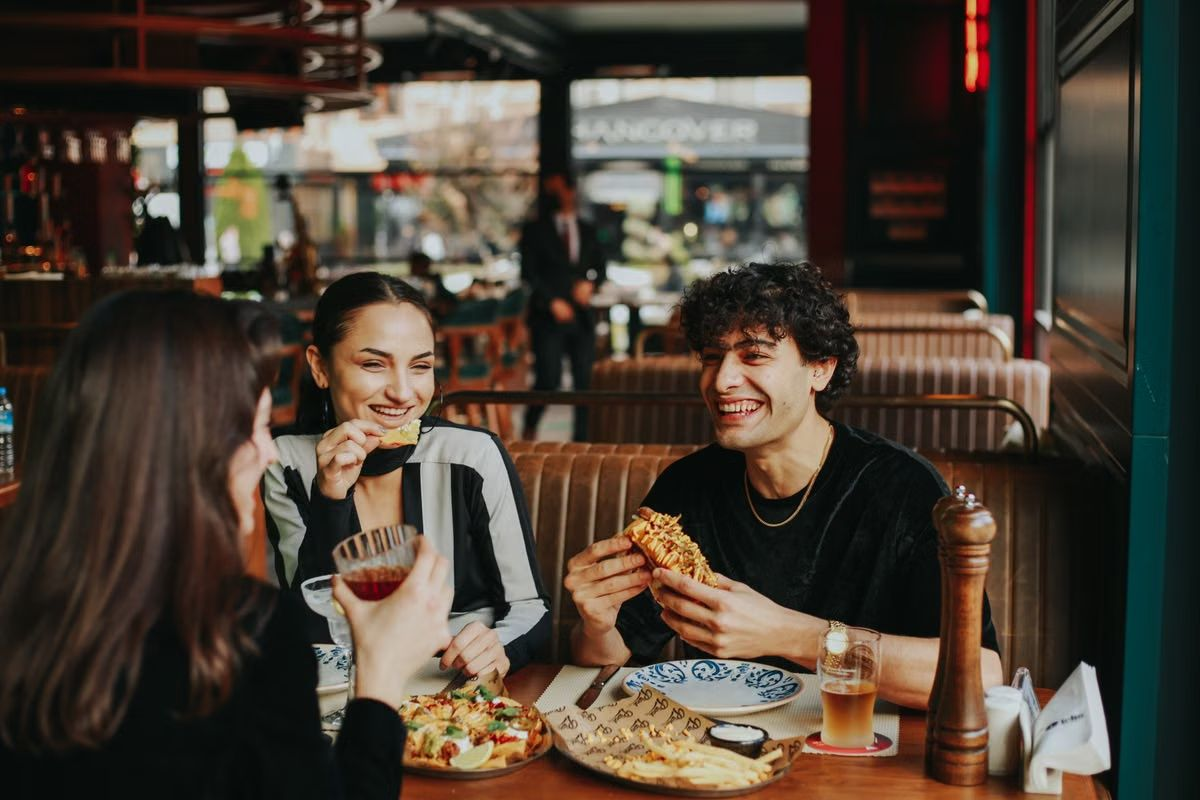
#> input picture docs/entrega/fotos/cenas.jpg, 1200 x 800 px, found by its file name
$ python cocer-foto.py
#> lines starting #> are read from the running program, lines starting #| are printed output that depends on the picture
"""
Cuece el filtro de marca en una foto, para la app.

La regla de las fotos (public/fotos/CREDITOS.md) es guardarlas al natural y
que el filtro lo aplique quien las pinta. React Native no tiene filtros CSS
fiables en iOS y Android, así que la app entra en la misma excepción que el
correo: una versión DERIVADA, generada desde la natural. No se edita a mano:
si cambia el token, se vuelve a correr esto.

Las matrices son las de la especificación de CSS Filter Effects, aplicadas en
el mismo orden que el `filter:` de la web, sobre sRGB como hacen los
navegadores con las funciones abreviadas.

    python3 scripts/cocer-foto.py
"""
import numpy as np
from PIL import Image

# El hero de la portada web (Landing v4): su filtro exacto.
HERO = [("grayscale", 0.3), ("contrast", 1.14), ("saturate", 0.62), ("brightness", 0.66)]
# El token de marca (Sistema v3): el de las demás fotos, p. ej. la de Entrar.
MARCA = [("grayscale", 0.24), ("contrast", 1.16), ("saturate", 0.74), ("brightness", 0.9)]
# Las polaroids de la agenda (Mi cuenta) cuando NO están elegidas: más
# apagadas, para que la elegida se note. Mismo orden que la web.
APAGADA = [("grayscale", 0.85), ("contrast", 1.16), ("saturate", 0.3), ("brightness", 0.9)]


def matriz(nombre, v):
    if nombre == "grayscale":
        a = 1 - v
        return np.array([
            [0.2126 + 0.7874 * a, 0.7152 - 0.7152 * a, 0.0722 - 0.0722 * a],
            [0.2126 - 0.2126 * a, 0.7152 + 0.2848 * a, 0.0722 - 0.0722 * a],
            [0.2126 - 0.2126 * a, 0.7152 - 0.7152 * a, 0.0722 + 0.9278 * a],
        ]), 0.0
    if nombre == "saturate":
        s = v
        return np.array([
            [0.213 + 0.787 * s, 0.715 - 0.715 * s, 0.072 - 0.072 * s],
            [0.213 - 0.213 * s, 0.715 + 0.285 * s, 0.072 - 0.072 * s],
            [0.213 - 0.213 * s, 0.715 - 0.715 * s, 0.072 + 0.928 * s],
        ]), 0.0
    if nombre == "contrast":
        return np.eye(3) * v, 0.5 - 0.5 * v
    if nombre == "brightness":
        return np.eye(3) * v, 0.0
    raise ValueError(nombre)


def cocer(origen, destino, filtro, ancho=1200, cuadrada=False):
#> called with origen = '../public/fotos/cenas.jpg', destino = 'assets/fotos/portada.jpg', ancho = 1200, cuadrada = False
    im = Image.open(origen).convert("RGB")
#> im is the input picture: PIL image 1200x800 RGB; mean R, G, B 75.8, 65, 54
    if cuadrada:
        lado = min(im.width, im.height)
        x, y = (im.width - lado) // 2, (im.height - lado) // 2
        im = im.crop((x, y, x + lado, y + lado))
    if im.width > ancho:
        im = im.resize((ancho, round(im.height * ancho / im.width)), Image.LANCZOS)
    px = np.asarray(im, dtype=np.float64) / 255.0
    for nombre, v in filtro:
        m, desplazamiento = matriz(nombre, v)
        px = np.clip(px @ m.T + desplazamiento, 0.0, 1.0)
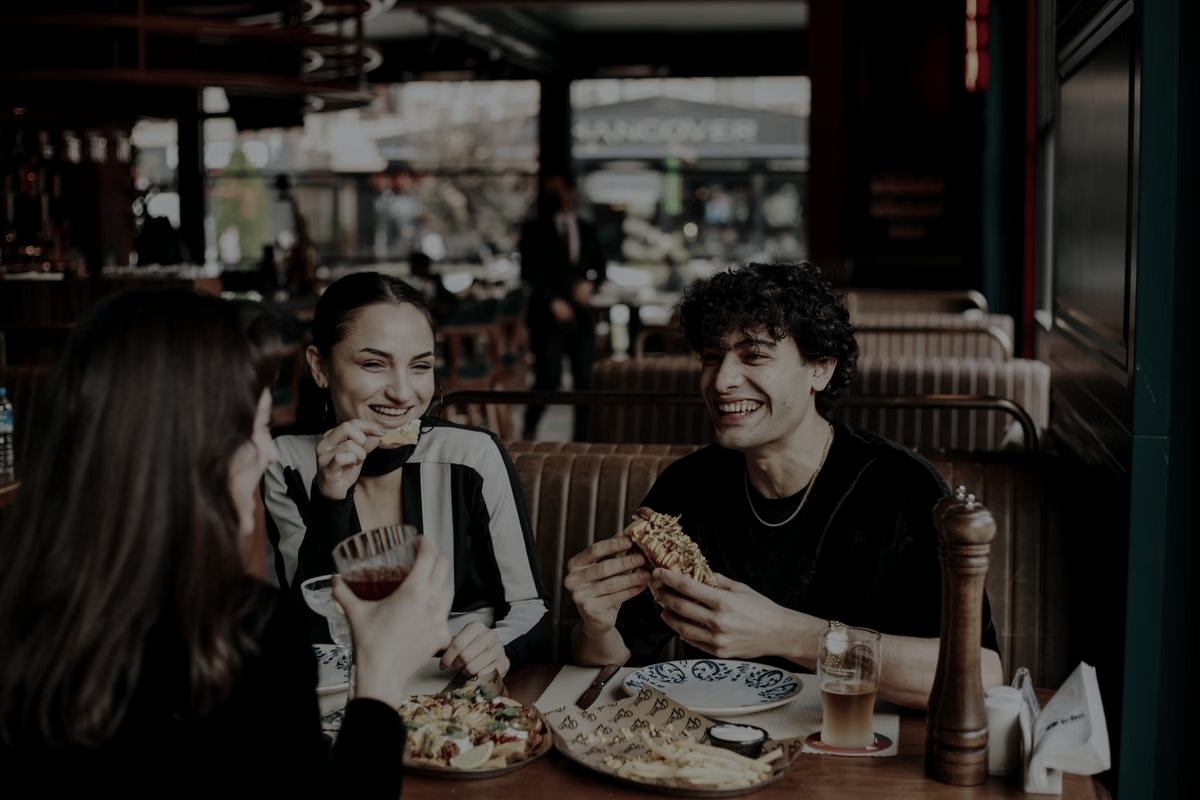
#> px: shape (800, 1200, 3) float64; mean R, G, B 0.164, 0.15, 0.136
    Image.fromarray((px * 255 + 0.5).astype(np.uint8)).save(destino, quality=84, optimize=True, progressive=True)


if __name__ == "__main__":
    cocer("../public/fotos/cenas.jpg", "assets/fotos/portada.jpg", HERO)
    cocer("../public/fotos/cenas.jpg", "assets/fotos/entrar.jpg", MARCA)
#> call 2 of cocer, with origen = '../public/fotos/cenas.jpg', destino = 'assets/fotos/entrar.jpg', ancho = 1200, cuadrada = False
#> after the loop in cocer (call 2), `for nombre, v in filtro:`:
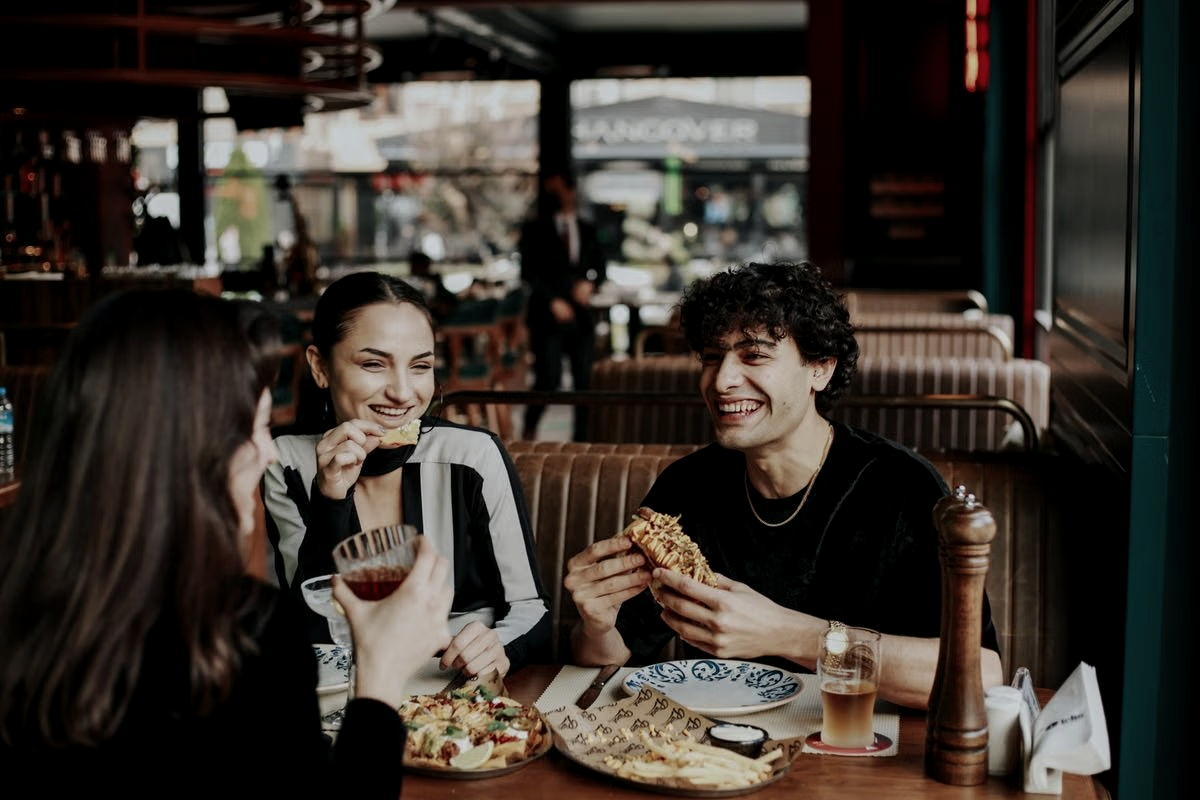
#> px: shape (800, 1200, 3) float64; mean R, G, B 0.227, 0.201, 0.177
    # Las polaroids: cuadradas (la web las pinta con aspect-ratio 1 y
    # cover centrado), en las dos versiones.
    for f in ("cenas", "drinks", "movimiento", "coffee"):
        cocer(f"../public/fotos/{f}.jpg", f"assets/fotos/filtro-{f}.jpg", MARCA, ancho=360, cuadrada=True)
#> call 3 of cocer, with origen = '../public/fotos/cenas.jpg', destino = 'assets/fotos/filtro-cenas.jpg', ancho = 360, cuadrada = True
#> in cocer (call 3), `im = im.crop((x, y, x + lado, y + lado))`:
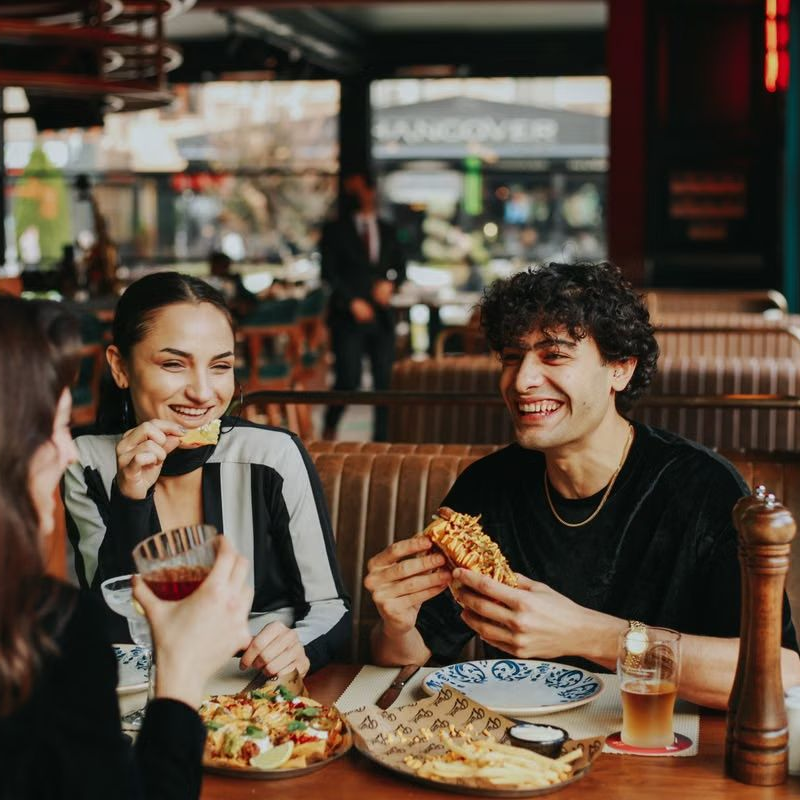
#> im: PIL image 800x800 RGB; mean R, G, B 91.8, 76.6, 62.9
#> the loop in cocer (call 3), `for nombre, v in filtro:` made 4 passes
#> pass 1, in cocer (call 3), `px = np.clip(px @ m.T + desplazamiento, 0.0, 1.0)`:
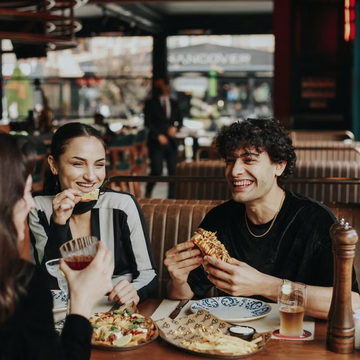
#> px: shape (360, 360, 3) float64; mean R, G, B 0.348, 0.302, 0.262
#> after the loop in cocer (call 3), `for nombre, v in filtro:`:
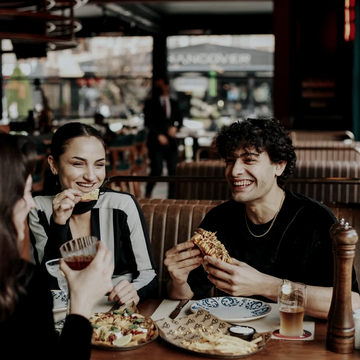
#> px: shape (360, 360, 3) float64; mean R, G, B 0.286, 0.249, 0.219
        cocer(f"../public/fotos/{f}.jpg", f"assets/fotos/filtro-{f}-apagada.jpg", APAGADA, ancho=360, cuadrada=True)
#> call 4 of cocer, with origen = '../public/fotos/cenas.jpg', destino = 'assets/fotos/filtro-cenas-apagada.jpg', ancho = 360, cuadrada = True
#> the loop in cocer (call 4), `for nombre, v in filtro:` made 4 passes
#> pass 1, in cocer (call 4), `px = np.clip(px @ m.T + desplazamiento, 0.0, 1.0)`:
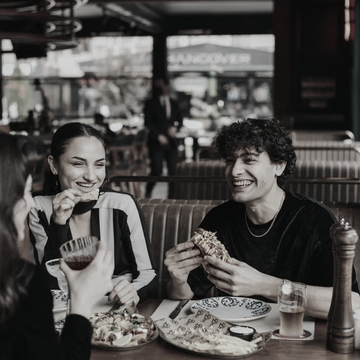
#> px: shape (360, 360, 3) float64; mean R, G, B 0.317, 0.308, 0.3
#> after the loop in cocer (call 4), `for nombre, v in filtro:`:
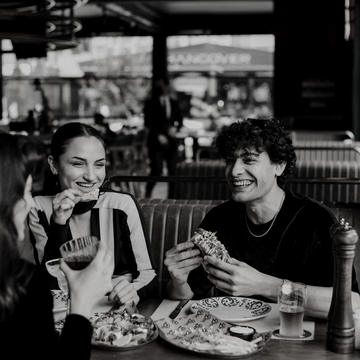
#> px: shape (360, 360, 3) float64; mean R, G, B 0.257, 0.254, 0.252
#> (the run stopped early here; a loop or call above may not have finished)
